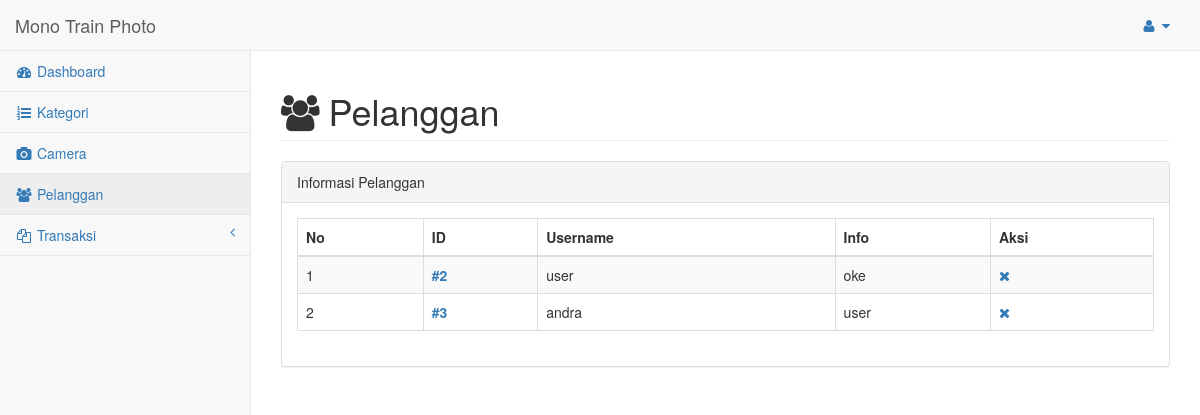
The app's page /main/index.php?view=pelanggan (signed in) with its own data.
### tables this page shows
CREATE TABLE `user` (
  `user_id` int(100) NOT NULL,
  `user_username` varchar(100) NOT NULL,
  `user_password` varchar(100) NOT NULL,
  `user_level` int(10) NOT NULL,
  `user_info` text NOT NULL
);

### main/template/page.php (called while the page is built)
<?php
include_once 'header.php';
include_once 'footer.php';
?>

### main/view/pelanggan.php (the view)
<?php include_once 'template/menu/menu_admin.php';?>
<div id="page-wrapper">
	<div class="row">
		<div class="col-lg-12">
			<h1 class="page-header"><i class="fa fa-users">&nbsp;</i>Pelanggan</h1>
		</div>
	</div>
	<div class="row">
		<div class="col-lg-12">
			<div class="panel panel-default">
				<div class="panel-heading">
					Informasi Pelanggan
				</div>
				<div class="panel-body">
					<table width="100%" class="table table-striped table-bordered table-hover" id="example">
						<thead>
							<tr>
								<th>No</th>
								<th>ID</th>
								<th>Username</th>
								<th>Info</th>
								<th>Aksi</th>
							</tr>
						</thead>
						<tbody>
							<tr>
								<?php
								$a ="SELECT * from user where user_level=0";
								$b = mysql_query($a);
								$no =1;
								while($c = mysql_fetch_array($b)){
									?>
									<td><?php echo $no; ?></td>
									<td><a href="#"><b>#<?php echo $c['user_id'];?></b></a></td>
									<td><?php echo $c['user_username']; ?></td>
									<td><?php echo $c['user_info']; ?></td>
									<td><span class="fa fa-delete">
										<a onclick="return confirm('Are you sure?')" href="index.php?view=pelanggan_del&user_id=<?php echo $c['user_id'];?>" title="Delete"><i class="fa fa-times"></i></a>
									</span></td>
								</tr>
								<?php
								$no++;
							}
							?>
						</tbody>
					</table>
				</div>
			</div>
		</div>
	</div>
</div>

### records on screen
user: user_id "2", user_username "user", user_info "oke"
user: user_id "3", user_username "andra", user_info "user"
